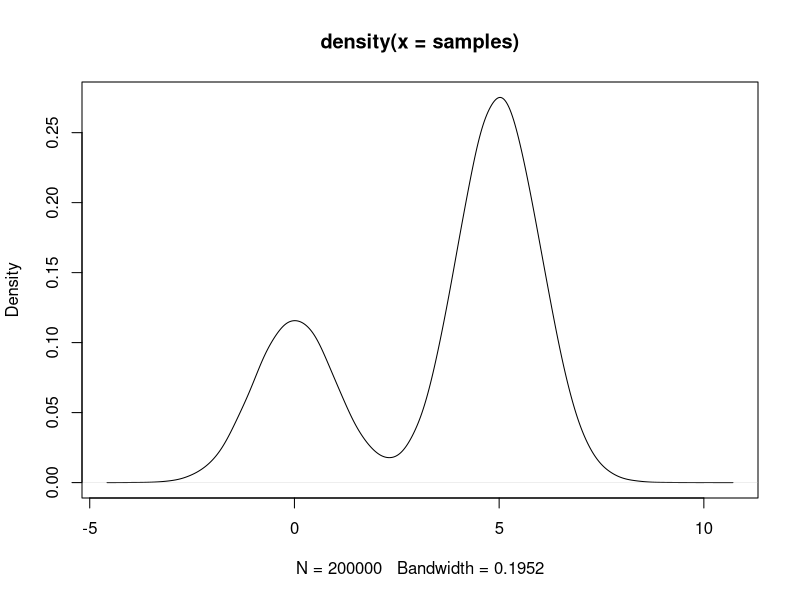
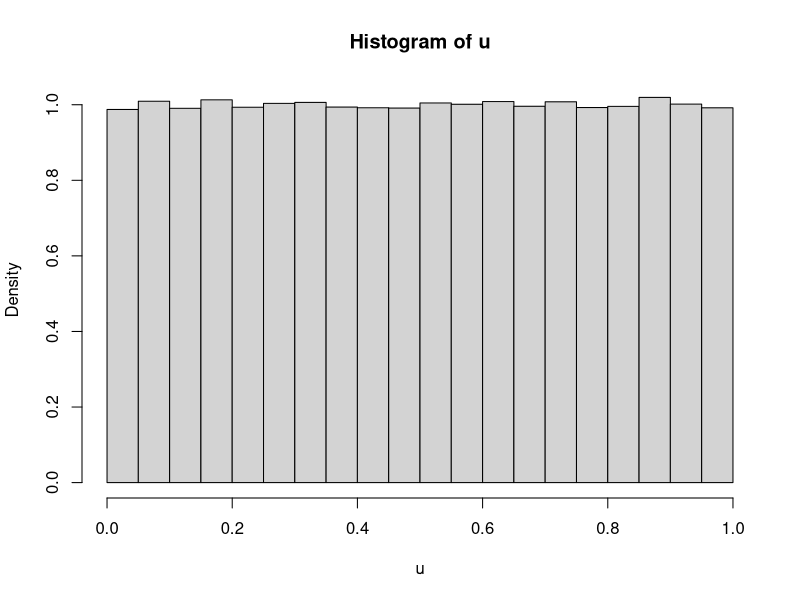
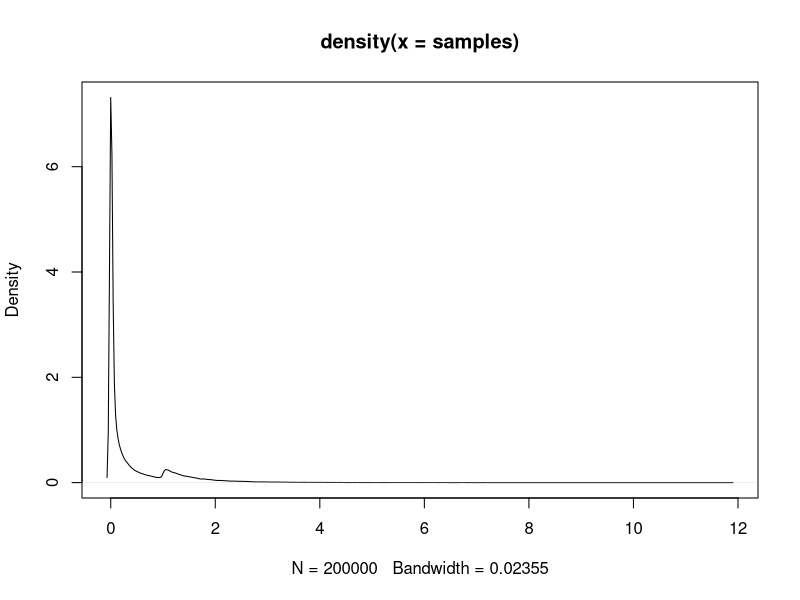
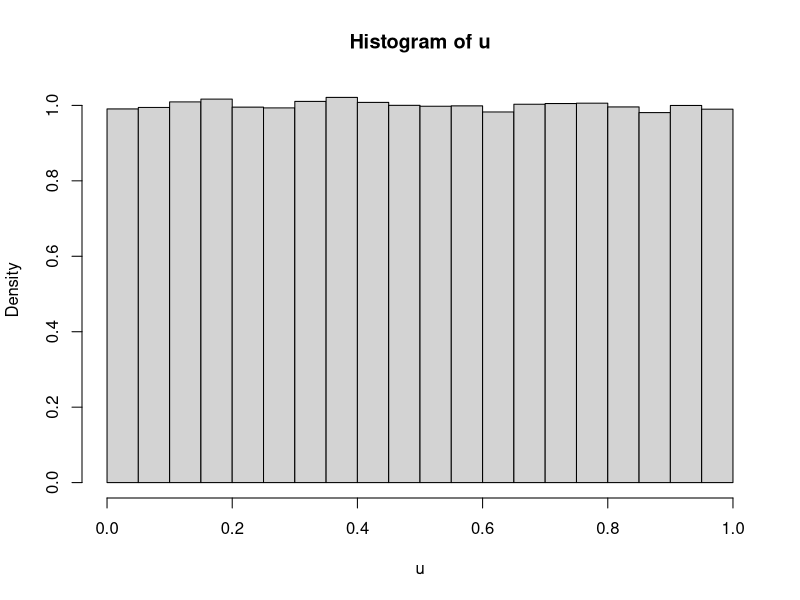
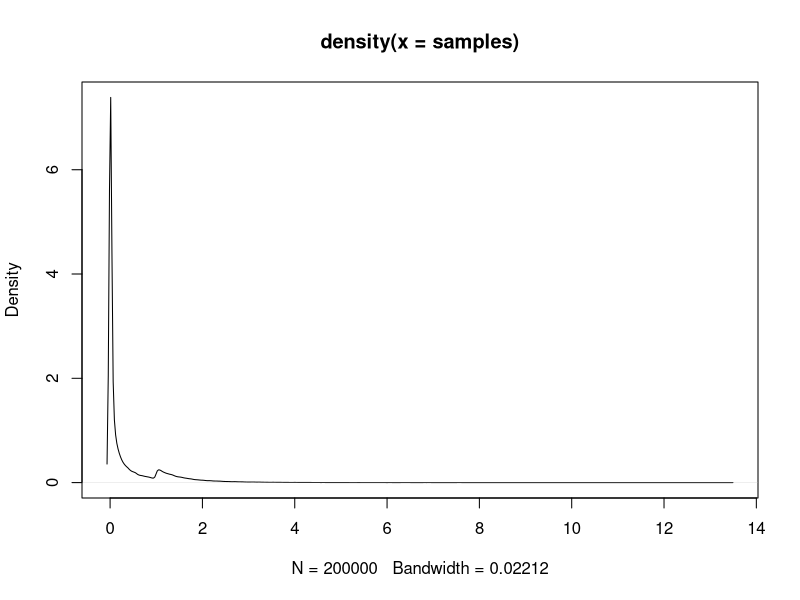
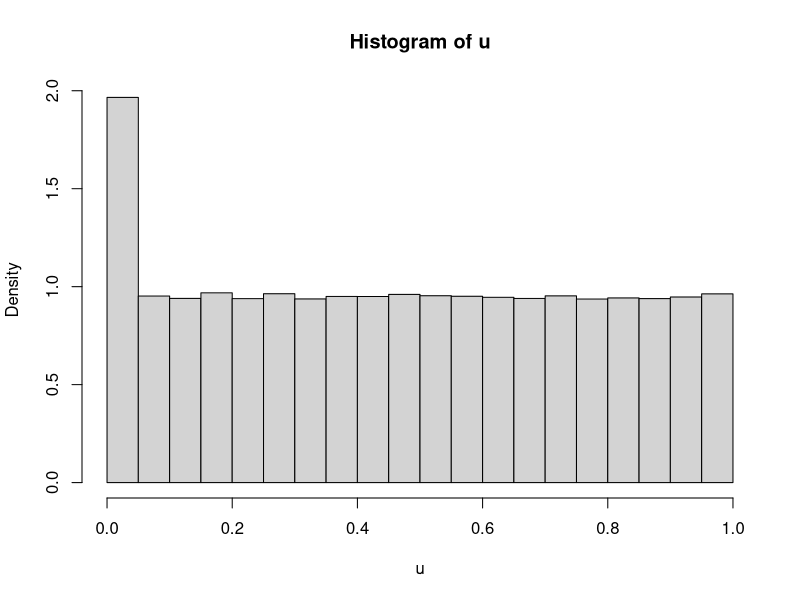

These charts were generated, in order, by the following R code: (Note: this script raises an error after producing the figures.)
n = 200000

#############################################
# Normal mixture: p1*N(0,1) + (1-p1)*N(5,1) #
#############################################

## Random generation
p1 = 0.3
samples = rep(NA, n)
components = sample(1:2, prob = c(p1, 1-p1), size = n, replace = TRUE)
samples[components == 1] = rnorm(sum(components == 1))
samples[components == 2] = rnorm(sum(components == 2), mean = 5)

plot(density(samples))

## Transformation to uniform scale
u = rep(NA, n)
u = pnorm(samples)
u[components == 2] = pnorm(samples[components == 2], mean = 5)
hist(u, freq = F)

#############################################
# Almost our mixture: p1*GPD + (1-p1)*Gamma #
#############################################
library(evd)

## Random generation
samples = rep(NA, n)

p1 = 0.1
probs = c(p1, 1-p1)

sh.gamma = 0.2
sc.gamma = 1.2
sh.gpd = 0.1
sc.gpd = 0.5
th = 1

components = sample(1:2, prob = probs, size = n, replace = TRUE)
samples[components == 1] = rgpd(sum(components == 1), loc = th, scale = sc.gpd, shape = sh.gpd)
samples[components == 2] = rgamma(sum(components == 2), shape = sh.gamma, scale = sc.gamma)

plot(density(samples))

## Transformation to uniform scale
u = rep(NA, n)
u = pgamma(samples, shape = sh.gamma, scale = sc.gamma)
u[components == 1] = pgpd(samples[components == 1], loc = th, scale = sc.gpd, shape = sh.gpd)
hist(u, freq = F)

#############################################
# Our mixture: p1*GPD + p2*Gamma + p3*delta #
#############################################
library(evd)

## Random generation
samples = rep(NA, n)

pu = 0.1
p0 = 0.95
probs = c(pu, p0-pu, 1-p0)

sh.gamma = 0.2
sc.gamma = 1.2
sh.gpd = 0.1
sc.gpd = 0.5
th = 1

components = sample(1:3, prob = probs, size = n, replace = TRUE)
samples[components == 1] = rgpd(sum(components == 1), loc = th, scale = sc.gpd, shape = sh.gpd)
samples[components == 2] = rgamma(sum(components == 2), shape = sh.gamma, scale = sc.gamma)
samples[components == 3] = rep(0, sum(components == 3))

plot(density(samples))

## Transformation to uniform scale
u = rep(NA, n)
u = pgamma(samples, shape = sh.gamma, scale = sc.gamma)
u[components == 1] = pgpd(samples[components == 1], loc = th, scale = sc.gpd, shape = sh.gpd)
u[components == 3] = (1-p0) #rep(0, sum(components == 3))
hist(u, freq = F)



fct2unif <- function(y,u,sh.gamma,sc.gamma,sh.gpd,sc.gpd,pu,p0){
  if(is.na(y)) ret <- NA
  else{
    if(y <= u) 
      ret <- ((y>0)*pgamma(y, shape=sh.gamma, scale=sc.gamma)) + ((1-p0)*(y==0))
    if(y>u) 
      ret <- 1-pu*(1+sh.gpd*(y-u)/sc.gpd)^(-1/sh.gpd)
  }
  return(ret)
}

sapply(sample, fct2unif, )
